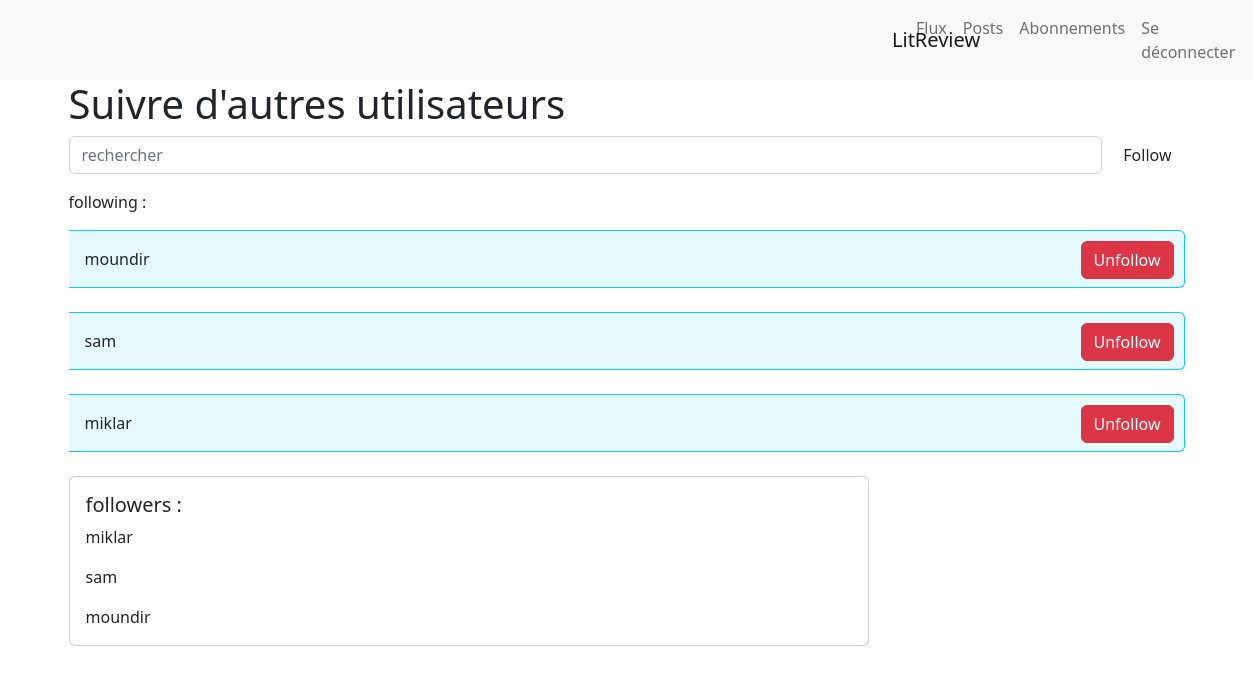
/follow/ (signed in), run on the app's committed database.
### flux/models.py (models this page shows)
class UserFollows(models.Model):
    user = models.ForeignKey(
        to=settings.AUTH_USER_MODEL,
        on_delete=models.CASCADE,
        related_name='following')
    followed_user = models.ForeignKey(to=settings.AUTH_USER_MODEL,
                                      on_delete=models.CASCADE,
                                      related_name='followers_by')
    class Meta:
        unique_together = ('user', 'followed_user',)

### flux/views.py (the view)
# urls.py: path('follow/', flux_views.follow_user, name='search'),
@login_required()
def follow_user(request):
    form = FollowForm(instance=request.user)
    if request.method == 'POST':
        if request.POST.get('search'):
            search = request.POST['search']
            follower = User.objects.get(Q(username__contains=search) & ~Q(username=request.user))
            follow = UserFollows(followed_user_id=follower.id, user_id=request.user.id)
            follow.save()
            return redirect('search')
    else:
        following = UserFollows.objects.filter(user=request.user)
        followers = UserFollows.objects.filter(followed_user=request.user)
        return render(request, 'flux/followers_search.html', {'following': following, 'followers': followers})

### flux/templates/flux/followers_search.html (shortened to what this page needs)
{% extends 'flux/base.html' %}
{% load static %}
{% block content %}
    <div class="container">
        <h1>Suivre d'autres utilisateurs</h1>
        <form class="d-flex" method="post" action="{% url 'search' %}" name="ows">
            <input class="form-control me-2"
                   type="search" placeholder="rechercher" name="search">
            <button class="btn btn-outline-sucess" type="submit">Follow</button>
        </form>
        <p>following :</p>
        {% for follows in following %}
            <div class="p-3 bg-info bg-opacity-10 border border-info border-start-0 rounded-end">
                {{ follows.followed_user }}
               <a class="btn btn-danger pull-right" href="{% url 'delete-user' follows.id %}" style="margin: -6px">Unfollow</a>
            </div>
            <br>
        {% endfor %}
<div class="card" style="width: 50rem;">
  <div class="card-body">
    <h5 class="card-title">followers :</h5>
   {% for follower in followers %}
       <p class="card-text">{{ follower.user }}</p>
        {% endfor %}
  </div>
</div>
    </div>
{% endblock %}

### data on the page
UserFollows: followed_user "moundir"
UserFollows: followed_user "sam"
UserFollows: followed_user "miklar"
UserFollows: user "miklar"
UserFollows: user "sam"
UserFollows: user "moundir"
